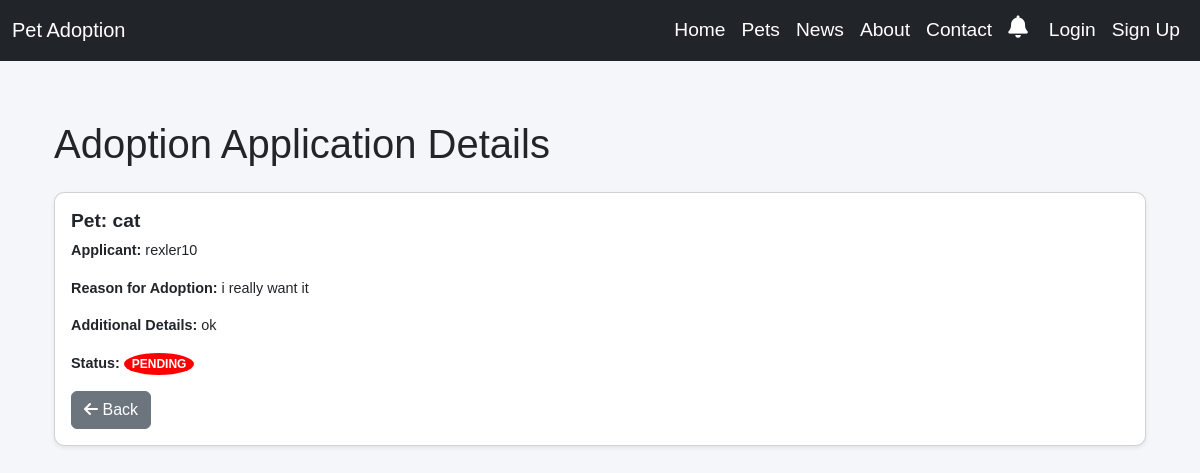
Before: /adoptions/10/ with the older database file.
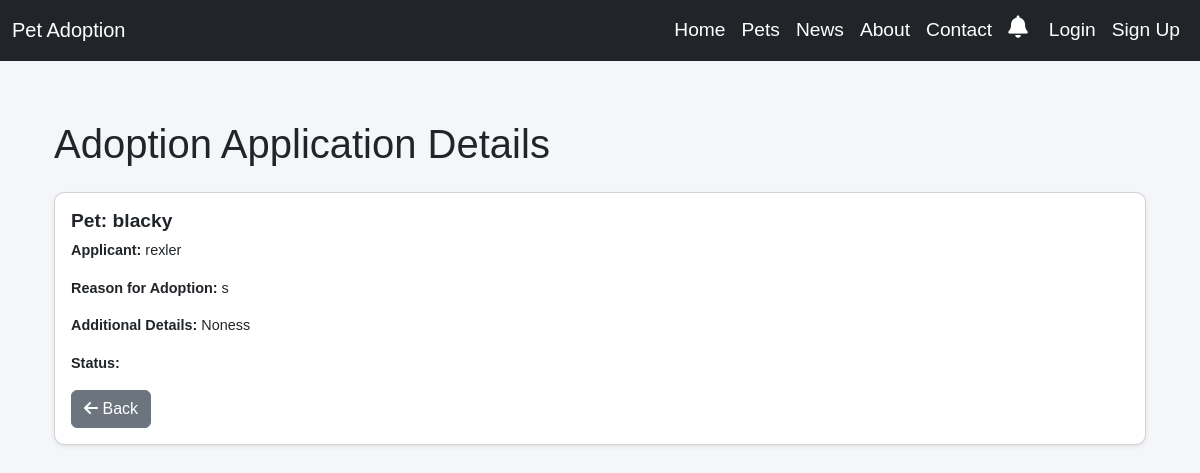
After: the same page with the newer database file.
### app/models.py (models this page shows, shortened)
class AdoptionApplication(models.Model):
    pet = models.ForeignKey(Pet, on_delete=models.CASCADE)
    user = models.ForeignKey(settings.AUTH_USER_MODEL, on_delete=models.CASCADE)
    reason_for_adoption = models.TextField()
    additional_details = models.TextField(blank=True, null=True)
    created_at = models.DateTimeField(auto_now_add=True)
    status = models.CharField(max_length=20, choices=[
        ('PENDING', 'Pending'),
        ('APPROVED', 'Approved'),
        ('DENIED', 'Denied')
    ], default='PENDING')
    approved_by = models.ForeignKey(
        settings.AUTH_USER_MODEL,
        null=True, blank=True,
        on_delete=models.SET_NULL,
        related_name="approved_applications"
    )

class Pet(models.Model):
    name = models.CharField(max_length=100)
    animal = models.CharField(max_length=50)
    breed = models.CharField(max_length=50)
    age = models.IntegerField()
    description = models.TextField()
    post_image = models.ImageField(upload_to='pets/')
    owner = models.ForeignKey(settings.AUTH_USER_MODEL, null=True, blank=True, on_delete=models.SET_NULL)
    is_adopted = models.BooleanField(default=False)

### accounts/models.py (models this page shows, shortened)
class CustomUser(AbstractUser):
    age = models.IntegerField(null=True, blank=True)
    gender = models.CharField(max_length=10,  choices=[
            ('Male', 'Male'),
            ('Female', 'Female'),
            ('Other', 'Other'),
        ],)
    phone_number = models.CharField(max_length=15)
    image = models.ImageField(upload_to='profile_images/', blank=True, null=True, default='profile_images/default_profile.jpg')

### app/views.py (the view)
# urls.py: path('adoptions/<int:pk>/', AdoptionApplicationDetailView.as_view(), name='adoption_application_detail'),
class AdoptionApplicationDetailView(DetailView):
    model = AdoptionApplication
    template_name = 'applicant/adoption_application_detail.html'
    context_object_name = 'application'

### app/context_processors.py (called while the page is built)
def notification_count(request):
    if request.user.is_authenticated:
        unread_count = Notification.objects.filter(
            Q(sender=request.user) | Q(recipient=request.user),
            is_read=False
        ).count()
    else:
        unread_count = 0
    return {'unread_notifications_count': unread_count}

### app/templates/applicant/adoption_application_detail.html (shortened to what this page needs)
{% extends 'app/base.html' %}
{% block content %}
<div class="container mt-4">
    <h1 class="mb-4">Adoption Application Details</h1>
    <div class="card shadow-sm">
        <div class="card-body">
            <h5 class="card-title"><strong>Pet:</strong> {{ application.pet.name }}</h5>
            <p class="card-text"><strong>Applicant:</strong> {{ application.user.username }}</p>
            <p class="card-text"><strong>Reason for Adoption:</strong> {{ application.reason_for_adoption }}</p>
            <p class="card-text"><strong>Additional Details:</strong> {{ application.additional_details }}</p>
            <p class="card-text"><strong>Status:</strong>
                <span class="badge {% if application.status == 'Pending' %}badge-warning{% elif application.status == 'Approved' %}badge-success{% else %}badge-danger{% endif %}">
                    {{ application.status }}
                </span>
            </p>
            <a href="{% url 'adoption_application_list' %}" class="btn btn-secondary"><i class="fas fa-arrow-left"></i> Back</a>
        </div>
    </div>
</div>
{% endblock content %}

Changed rows visible on the page:
changed AdoptionApplication: pet.name "cat" → "blacky"; user.username "rexler10" → "rexler"; reason_for_adoption "i really want it" → "s"; additional_details "ok" → "Noness"; status "PENDING" → (not shown)
